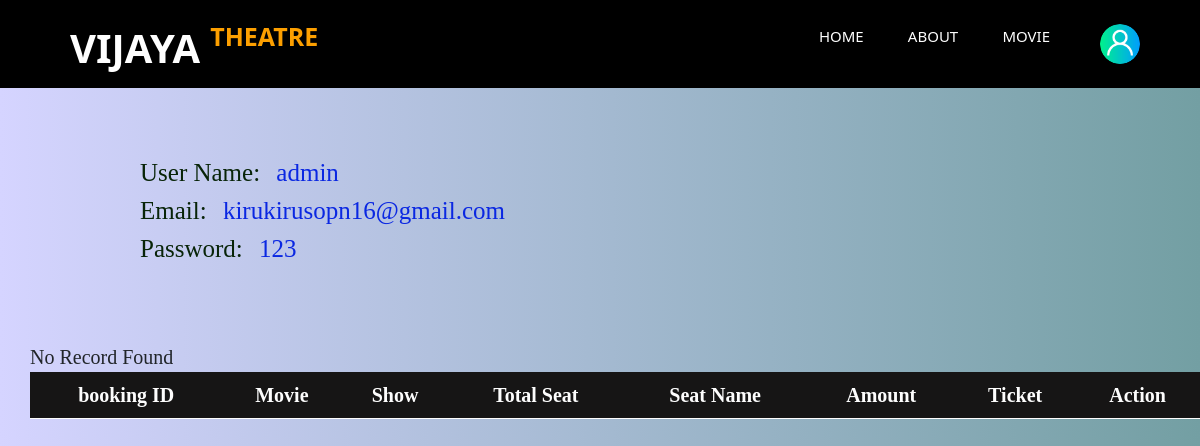
The app's page /user.php (signed in) with its own data.
### tables this page shows
CREATE TABLE `registration` (
  `user_id` int(15) NOT NULL,
  `username` varchar(255) NOT NULL,
  `email` varchar(255) NOT NULL,
  `password` varchar(255) NOT NULL,
  `user_type` varchar(20) NOT NULL,
  `add_date` varchar(255) NOT NULL
);

### user.php (the view, shortened to what this page needs)
<?php
$connection = mysqli_connect("localhost","root","","vijaya_theater");
?>
    <!DOCTYPE html>
    <html lang="en">
    <head>
        <link rel="stylesheet" href="css/nav2.css">
        <link rel="stylesheet" href="css/user1.css">
        <link href="vendor/fontawesome-free/css/all.min.css" rel="stylesheet" type="text/css">
        <link href='https://unpkg.com/boxicons@2.1.4/css/boxicons.min.css' rel='stylesheet'>
        <link href="https://cdn.jsdelivr.net/npm/bootstrap@5.2.3/dist/css/bootstrap.min.css" rel="stylesheet">
    </head>
    <body>
        <header class="hero">
            <nav>
                <div class="logo">Vijaya <span>theatre</span></div>
                <ul class="nbar">
                    <li><a href="home.php">HOME</a></li>
                    <li><a href="about.php">ABOUT</a></li>
                    <li><a href="main_movie.php">MOVIE</a></li>
                </ul>
                <img src="image/user.png" alt="user" class="user-img" onclick="toggleMenu()">
            </nav>
        </header>
        <div class="user_detail">
            <?php
            $name=$_SESSION['username'];
            $query = "SELECT * FROM registration WHERE username='$name'";
            $query_run= mysqli_query($connection,$query);
            if($row = mysqli_fetch_assoc($query_run))
    {
                $name= $row['username'];
                $email= $row['email'];
                $pass= $row['password'];
        ?>
                <h1>User Name: <label><?php echo $name?></label></h1>
                <h1>Email: <label ><?php echo $email?></label></h1>
                <h1>Password: <label ><?php echo $pass?></label></h1>
        </div>
        <div class="user_table">
                <table class="table" boder="1">
                    <thead>
                        <tr>
                        <th scope="col">booking ID</th>
                            <th scope="col">Movie</th>
                            <th scope="col">Show</th>
                            <th scope="col">Total Seat</th>
                            <th scope="col">Seat Name</th>
                            <th scope="col">Amount</th>
                            <th scope="col">Ticket</th>
                            <th scope="col">Action</th>
                        </tr>
                    </thead>
                </table>
        </div>
        <?php
    }
    ?>
    </body>
    </html>

### css/nav2.css (style rules this page uses)
.logo { margin-left: 10px; margin-top: 8px; font-size: 40px; display: flex; font-weight: bold; text-transform: uppercase; color: #fefefe; }
.logo span { color: rgb(252, 159, 0); font-size: 25px; margin-left: 10px; }
.user-img { width: 40px; height: 40px; border-radius: 50%; cursor: pointer; margin-left: 30px; }
nav { display: flex; background: rgb(0, 0, 0); width: 100%; padding: 10px 5%; align-items: center; justify-content: space-between; position: relative; }
nav ul { width: 100%; text-align: right; }
nav ul li { display: inline-block; list-style: none; margin: 10px 10px; }
nav ul li a { text-decoration: none; font-size: 15px; padding: 10px 10px; transition: 0.2s; border-radius: 50px; color: #fefefe; }

### css/user1.css (style rules this page uses)
body { background: linear-gradient(to right, rgb(213, 212, 255), rgb(115, 159, 163)); }
.user_detail { margin: 50px 100px; padding: 20px 20px; width: 80%; font-family: 'sans-serif'; }
.user_table { margin-left: 30px; font-family: 'sans-serif'; font-size: 20px; }
.user_table table { border: 20px; }
.user_table thead { color: rgb(253, 253, 253); text-align: center; background-color: rgb(22, 21, 21); }
.user_detail h1 { margin-left: 20px; font-size: 25px; font-weight: 300; color: rgb(8, 36, 8); }
.user_detail label { font-size: 25px; margin-left: 10px; color: rgb(10, 39, 226); }

### records on screen
registration: username "admin", email "kirukirusopn16@gmail.com", password "123"
